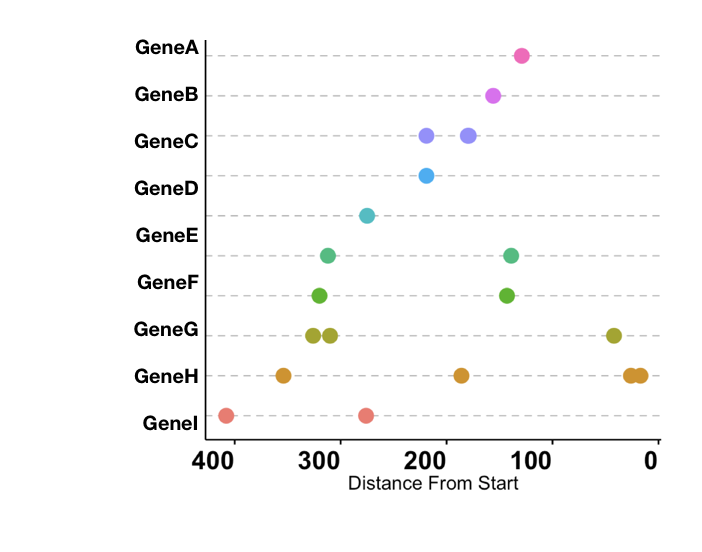

This chart was generated by the following R code:
###############
## Author : Pooja Sethiya
## Institute : Chris Lab Faculty of Health Science / University of Macau. 
## Email : [email redacted]
## Date : 15 Aug 2018
###############
#--- This function also considers the reverse complement of the motif while finding the motif
#--- 1. Provide fastaSequence in which the motif is to be searched
#--- 2. List of motifs or combination of motifs 
#         AAAATAGGGAT
#         TCAATAGGGGA
#         TAAATAGGGAT
#--- 3. Provide output file name, this will contain the location of motif and which motif is found in which gene
#--- 4. Provide x-axis to be plotted i.e. "percent" position or just the "start" of the motif on the reference sequence
#--- Run the function as: motif_location_on_sequence(fastaSequence, mymotifs,"PPP_Msn4_1",x = "start")

#-------------------------- INPUT ------------------------------------

fastaSequence = "PPP_Promoter_500bpFromATG.fa"
mymotifs = read.clipboard(header=FALSE)

#------------------------- FUNCTION ----------------------------------


motif_location_on_sequence = function(fastaSequence, mymotifs, output_name,x="Percent"){

require(psych)
require("tidyverse")
require("ggpubr")
require("Biostrings")

fastaSequence = readDNAStringSet(fastaSequence,format = "fasta")
DNA_mymotifs <- DNAStringSet(as.matrix(mymotifs))

#--- Compute reverse complement of the given motifs
revComplement <- reverseComplement(DNA_mymotifs)

revComplement <- as.data.frame(revComplement)

#--- Combine the motifs and their reverse complements
all_motifs <- rbind.DataFrame(mymotifs$V1,revComplement$revComplement)
all_motifs <- as.matrix(all_motifs$X)

#--- compute the location of the motifs on the given sequences
ll <- list()
tt  <-  list()
for(i in seq_along(all_motifs)){
          #i=1
          
          mi0 <- vmatchPattern(all_motifs[i], fastaSequence)     
          
          coords = as.data.frame(mi0)
          
          nmatch_per_seq <- elementNROWS(mi0)
          
          pos = which(nmatch_per_seq>0)
          
          tt[[i]] = table(nmatch_per_seq)
          
          Freq = nmatch_per_seq[coords$group]
          
          genes = names(mi0)[coords$group]
          
          start=coords[,3]
          end=coords[,4]
          
          ll[[i]] = as.data.frame(cbind(genes,Freq,start,end))
          #print(ll[[i]])
}


names(ll)=mymotifs[,1]
names(tt)=mymotifs[,1]


#---- Unique genes associated with the motifs
genes_with_motifs <- as.tibble(do.call("rbind", ll))
genes_with_motifs$gene_width = width(fastaSequence[genes_with_motifs$genes])

message("Total Genes with motif ", length(unique(genes_with_motifs$genes)))

write.table(genes_with_motifs, paste(output_name,"_GenesWithMotifs.txt", sep=""), sep="\t",col.names = TRUE, row.names = TRUE, quote = FALSE)

#---- If you already have motifs mapped to the sequences in the following format upload them on clipboard:
#  motif_data <-  read_delim(pipe("pbpaste"), delim = "\t", col_names =TRUE)

motif_data <- genes_with_motifs  %>% dplyr::select(genes, start,gene_width)

# genes                                                   start gene_width
#CAGL0I02200g::ChrI_C_glabrata_CBS138:188657-189157(+)   139          500
#CAGL0I02200g::ChrI_C_glabrata_CBS138:188657-189157(+)   312          500
#CAGL0L03740g::ChrL_C_glabrata_CBS138:435271-435771(-)   143          500
#CAGL0L05478g::ChrL_C_glabrata_CBS138:601708-602208(+)   276          500

motif_data$start <- as.numeric(levels(motif_data$start))[motif_data$start]

#-- Compute percent location for the fasta sequences with variable lengths
motif_data <- motif_data %>% dplyr::mutate(Percent=100*(start/gene_width))

motif_data <- motif_data[order(motif_data$start, decreasing = TRUE),]

ggdotchart(motif_data,x="genes", y=x,
           color = "genes",                                # Color by groups
           #palette = rainbow(nrow(motif_data)) , # Custom color palette
           sorting = "descending",                       # Sort value in descending order
           rotate = FALSE,                                # Rotate vertically
           dot.size = 4,                                 # Large dot size
           y.text.col = FALSE,                            # Color y text by groups
           ggtheme = theme_pubr())+
          scale_y_reverse()+  
          ylab("Distance From Start")+
          coord_flip()+
          theme(legend.text = element_blank(),legend.position = "none",
                axis.text.x = element_text(face="bold", colour="black", size=16,angle=0),
                axis.text.y = element_text(face="bold", colour="black", size=12,angle=0))+
          guides(fill = guide_legend(title = ""),color = guide_legend(title = ""))+
          theme_cleveland()
ggsave(paste(output_name,"_GenesWithMotifs.pdf", sep=""),device = "pdf", width=5, height = 5)
}
